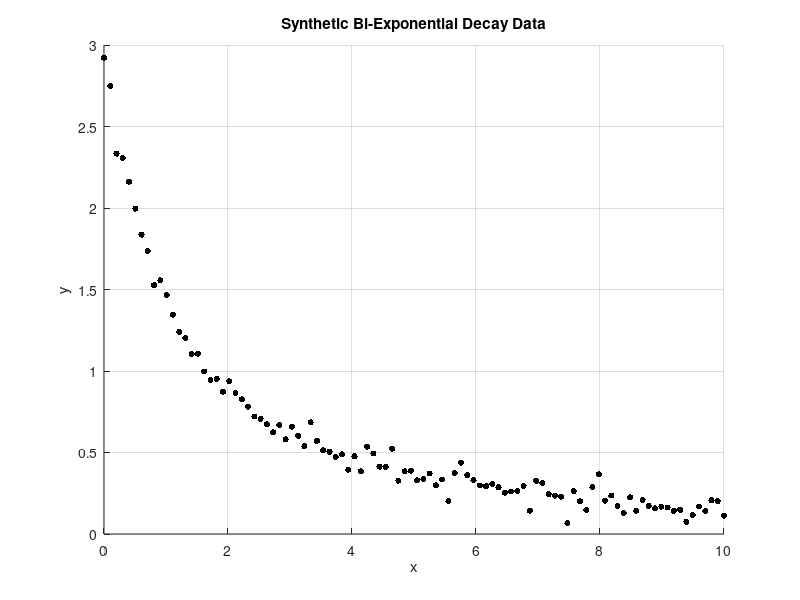

MATLAB code to generate this figure: (Note: this script raises an error after producing the figure.)
% --- Test Function for Variational Laplace: Bi-Exponential Decay ---

% Ground truth parameters
a1_true = 2.0;
b1_true = 1.2;
a2_true = 1.0;
b2_true = 0.2;

% Generate input data
x = linspace(0, 10, 100)';

% Generate synthetic data with noise
rng(1);
y_clean = a1_true * exp(-b1_true * x) + a2_true * exp(-b2_true * x);
noise = 0.05 + 0.05 * randn(size(x));  % slight heteroscedasticity
y = y_clean + noise .* randn(size(x));

% Plot raw data
figure;
scatter(x, y, 20, 'k', 'filled');
xlabel('x'); ylabel('y');
title('Synthetic Bi-Exponential Decay Data');
grid on;

% Define model function: f(m) = a1 * exp(-b1*x) + a2 * exp(-b2*x)
f = @(m) m(1) * exp(-m(2) * x) + m(3) * exp(-m(4) * x);  % [a1, b1, a2, b2]

% Initial guess
m0 = [1.5; 0.5; 0.8; 0.1];

% Prior covariance (diagonal)
S0 = diag([1, 0.1, 1, 0.05]);

% Fit using your VL routine
[m_est, V_est, D_est, logL, iter, sigma2_est, allm] = fitVariationalLaplaceThermo(y, f, m0, S0, 50, 1e-6);

% Predictions from estimated parameters
y_pred = f(m_est);

% Plot results
figure; hold on;
scatter(x, y, 20, 'k', 'filled', 'DisplayName', 'Observed');
plot(x, y_clean, 'b--', 'LineWidth', 2, 'DisplayName', 'Ground Truth');
plot(x, y_pred, 'r-', 'LineWidth', 2, 'DisplayName', 'VL Fit');
xlabel('x'); ylabel('y');
legend('Location', 'best');
title('Bi-Exponential Fit using Variational Laplace');
grid on;

% Plot prior vs posterior marginals
S_post_diag = sum(V_est.^2, 2) + D_est;
S_prior_diag = diag(S0);
xRangeFactor = 3;
numParams = length(m_est);

figure;
for i = 1:numParams
    x_vals = linspace(m0(i) - xRangeFactor * sqrt(S_prior_diag(i)), ...
                      m0(i) + xRangeFactor * sqrt(S_prior_diag(i)), 100);
    y_prior = normpdf(x_vals, m0(i), sqrt(S_prior_diag(i)));

    x_vals_post = linspace(m_est(i) - xRangeFactor * sqrt(S_post_diag(i)), ...
                           m_est(i) + xRangeFactor * sqrt(S_post_diag(i)), 100);
    y_post = normpdf(x_vals_post, m_est(i), sqrt(S_post_diag(i)));

    subplot(2,2,i);
    plot(x_vals, y_prior, 'b--', 'LineWidth', 2, 'DisplayName', 'Prior');
    hold on;
    plot(x_vals_post, y_post, 'r-', 'LineWidth', 2, 'DisplayName', 'Posterior');
    xlabel(['Parameter ', num2str(i)]);
    ylabel('Density');
    title(['Prior vs. Posterior for Param ', num2str(i)]);
    legend;
    grid on;
end
sgtitle('Bi-Exponential Model: Prior vs Posterior Marginals');
